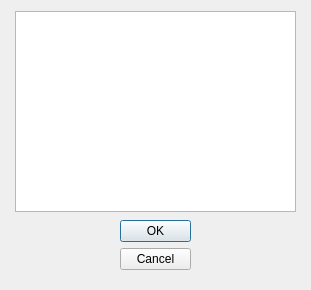
<?xml version="1.0" encoding="UTF-8"?>
<ui version="4.0">
 <class>DisplayFoodsForCity</class>
 <widget class="QDialog" name="DisplayFoodsForCity">
  <property name="geometry">
   <rect>
    <x>0</x>
    <y>0</y>
    <width>311</width>
    <height>290</height>
   </rect>
  </property>
  <property name="windowTitle">
   <string>Dialog</string>
  </property>
  <widget class="QDialogButtonBox" name="buttonBox">
   <property name="geometry">
    <rect>
     <x>120</x>
     <y>220</y>
     <width>71</width>
     <height>61</height>
    </rect>
   </property>
   <property name="orientation">
    <enum>Qt::Vertical</enum>
   </property>
   <property name="standardButtons">
    <set>QDialogButtonBox::Cancel|QDialogButtonBox::Ok</set>
   </property>
  </widget>
  <widget class="QTableView" name="tableView">
   <property name="geometry">
    <rect>
     <x>15</x>
     <y>11</y>
     <width>281</width>
     <height>201</height>
    </rect>
   </property>
  </widget>
 </widget>
 <resources/>
 <connections>
  <connection>
   <sender>buttonBox</sender>
   <signal>accepted()</signal>
   <receiver>DisplayFoodsForCity</receiver>
   <slot>accept()</slot>
   <hints>
    <hint type="sourcelabel">
     <x>248</x>
     <y>254</y>
    </hint>
    <hint type="destinationlabel">
     <x>157</x>
     <y>274</y>
    </hint>
   </hints>
  </connection>
  <connection>
   <sender>buttonBox</sender>
   <signal>rejected()</signal>
   <receiver>DisplayFoodsForCity</receiver>
   <slot>reject()</slot>
   <hints>
    <hint type="sourcelabel">
     <x>316</x>
     <y>260</y>
    </hint>
    <hint type="destinationlabel">
     <x>286</x>
     <y>274</y>
    </hint>
   </hints>
  </connection>
 </connections>
</ui>
